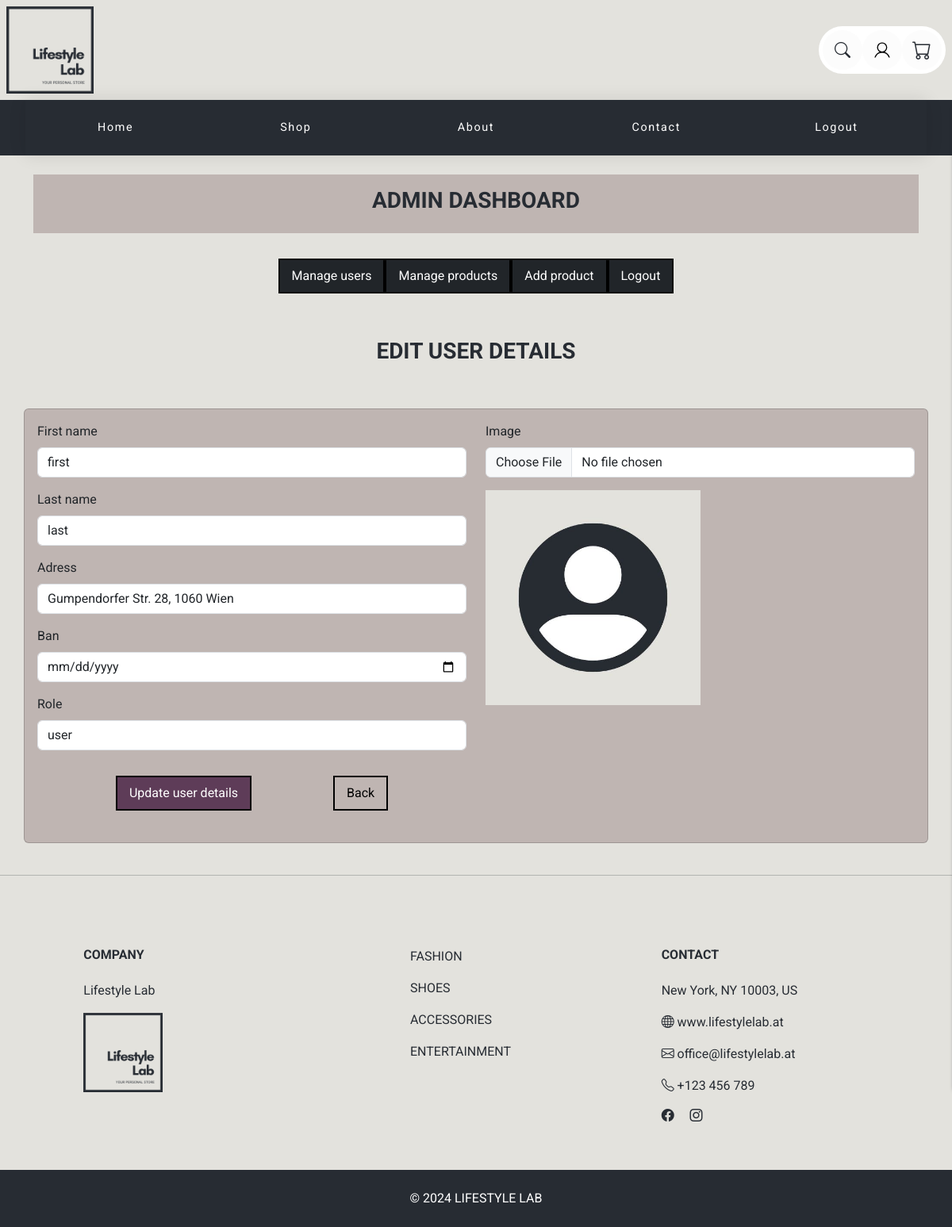
Page /user_edit_admin.php?id=11 (signed in) on the committed database.
### tables this page shows
CREATE TABLE `user` (
  `id` int(11) NOT NULL,
  `fname` varchar(20) NOT NULL,
  `lname` varchar(20) NOT NULL,
  `email` varchar(50) NOT NULL,
  `adress` varchar(150) NOT NULL,
  `registered` date DEFAULT current_timestamp(),
  `user_img` varchar(250) DEFAULT NULL,
  `password` varchar(255) DEFAULT NULL,
  `fk_role` int(11) NOT NULL DEFAULT 1,
  `ban_expiry` date DEFAULT NULL
);

### user_edit_admin.php (the view, shortened to what this page needs)
<?php
require_once './php_db/query.php';
$role_options = "";
$id = $_GET['id'];
$sql_user = "SELECT
u.id,
u.fname,
u.lname,
u.email,
u.adress,
u.registered,
u.user_img,
u.password,
u.fk_role,
u.ban_expiry,
ur.id as role_id,
ur.role
FROM `user` as u
JOIN `user_role` ur on u.fk_role = ur.id
WHERE u.id = $id";
$result_user = mysqli_query($connect, $sql_user);
$row_user = mysqli_fetch_assoc($result_user);
$roles = mysqli_query($connect, "SELECT * FROM user_role");
while ($row = mysqli_fetch_assoc($roles)) {
    if ($row_user["role"] === $row["role"]) {
        $role_options .= "<option value='$row[id]' selected>$row[role]</option>";
    } else {
        $role_options .= "<option value='$row[id]'>$row[role]</option>";
    }
}
?>
<!DOCTYPE html>
<html lang="en">
<head>
    <head>
    </head>
</head>
<body>
    <?php include '_navbar.php' ?>
    <?php include '_navbardash.php' ?>
    <h3 class="text-center p-5 mb-2 ">EDIT USER DETAILS</h3>
    <div class="card container bg-body-custom p-3">
        <form method="post" enctype="multipart/form-data">
            <div class="row row-cols-lg-2 row-cols-md-2 row-cols-sm-1 row-cols-1 mb-3">
                <div class="mb-2 col">
                    <div class="mb-3">
                        <label for="fname" class="form-label">First name</label>
                        <input type="text" class="form-control" id="fname" name="fname" value="<?= $row_user['fname'] ?>">
                    </div>
                    <div class="mb-3">
                        <label for="lname" class="form-label">Last name</label>
                        <input type="text" class="form-control" id="lname" name="lname" value="<?= $row_user['lname'] ?>">
                    </div>
                    <div class="mb-3">
                        <label for="adress" class="form-label">Adress</label>
                        <input type="text" class="form-control" id="adress" name="adress" value="<?= $row_user['adress'] ?>">
                    </div>
                    <div class="mb-3">
                        <label for="ban_expiry" class="form-label">Ban</label>
                        <input type="date" class="form-control" id="ban_expiry" name="ban_expiry" value="<?= $row_user['ban_expiry'] ?>">
                    </div>
                    <div class="mb-3">
                        <label for="role" class="form-label">Role</label>
                        <select class="form-control" id="role" name="role">
                            <?= $role_options ?>
                        </select>
                    </div>
                </div>
                <div class="mb-2 col">
                    <div class="mb-3">
                        <label for="user_img" class="form-label">Image</label>
                        <input type="file" class="form-control" id="user_img" name="user_img">
                    </div>
                    <img class='w-50' src='./images/user/<?= $row_user['user_img'] ?>' alt='User image'>
                </div>
                <div class="d-flex justify-content-evenly align-items-center p-2">
                    <button type="submit" name="submit" class="btn btn-success">Update user details</button>
                    <a class="btn btn-info" href="./user_dashboard.php">Back</a>
                </div>
        </form>
    </div>
</body>
</html>

### css/style.css (style rules this page uses)
body { font-family: "Roboto", sans-serif; font-weight: 400; font-style: normal; color: #272c33; background-color: #E3e2dd; }
h3,h6 { font-family: "Roboto", sans-serif; font-weight: 700; font-style: normal; }
.btn { padding: 8px 15px 8px 15px; border-radius: 0 !important; }
.btn-success { --bs-btn-color: #fff; --bs-btn-bg: #5e3C58; --bs-btn-border-color: #000; --bs-btn-hover-color: #fff; --bs-btn-hover-bg: #000; --bs-btn-hover-border-color: #000; --bs-btn-active-color: #fff; --bs-btn-active-bg: #bfb5b2; --bs-btn-active-border-color: #000; --bs-btn-disabled-color: #fff; --bs-btn-disabled-bg: #bfb5b2; --bs-btn-disabled-border-color: #000; }
.btn-success { border: 2px solid #000000; }
.btn-info { --bs-btn-color: #000; --bs-btn-bg: #bfb5b2; --bs-btn-border-color: #000; --bs-btn-hover-color: #000; --bs-btn-hover-bg: #bfb5b2; --bs-btn-hover-border-color: #bfb5b2; --bs-btn-focus-shadow-rgb: 11, 172, 204; --bs-btn-active-color: #000; --bs-btn-active-bg: #bfb5b2; --bs-btn-active-border-color: #bfb5b2; --bs-btn-active-shadow: inset 0 3px 5px rgba(0, 0, 0, 0.125); --bs-btn-disabled-color: #000; --bs-btn-disabled-bg: #bfb5b2; --bs-btn-disabled-border-color: #bfb5b2; }
.btn-info { border: 2px solid black; }
.container, p, h1, h2, h3, h4, h5, h6 { animation: fadeInUp 1s ease forwards; }
.btn { animation: fadeInUp 1s ease forwards; }
.card { animation: fadeInUp 1s ease forwards; }
.bg-body-custom { background-color: #bfb5b2; }
section { padding-top: 50px; padding-bottom: 50px; z-index: 2; position: relative; }
.footext2 { font-family: "Roboto", sans-serif; font-weight: 400; font-style: normal; color: #272c33; text-decoration: none; text-transform: uppercase; }
.text-white { text-decoration: none; text-transform: uppercase; }

### css/nav.css (style rules this page uses)
:root { --gap: 2rem; }
a { text-decoration: none; }

### rows in the picture
user: fname "first", lname "last", adress "Gumpendorfer Str. 28, 1060 Wien", user_img (placeholder picture)

### other values in the picture
form field role "user"
